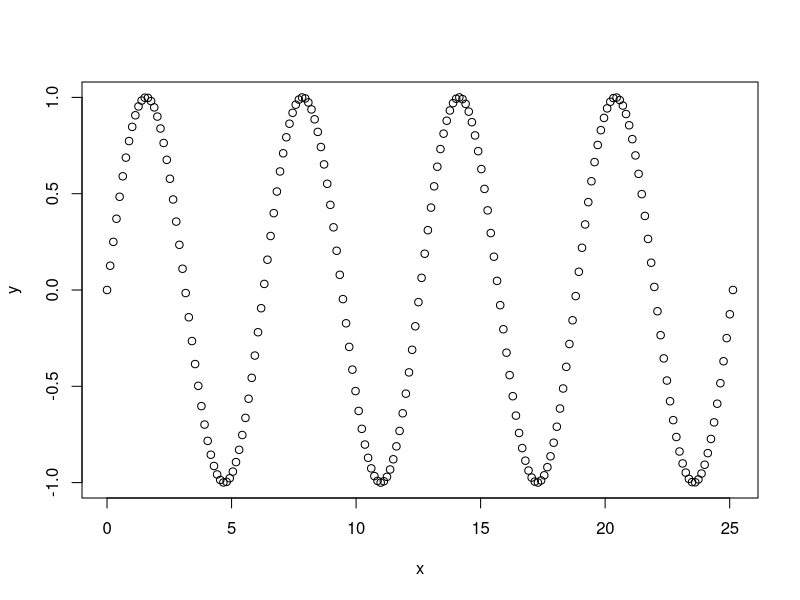

The R source for this figure:
## ---- chunk 1
x <- 1
y = 2
3 -> z
x + y
y*z
y/x
## ---- chunk 2
a <- 0:10
print(a)
b <- 10:-4
print(b)
class(a)
str(a)
a[c(1, 5, 10)]
head(a, 4)
tail(b, 5)
## ---- chunk 3
c <- c(1:5, 10.5, 'red', 'yellow', 'green')
print(c)
class(c)
str(c)
remove(d)
e <- c(1:5, 10)
print(e)
class(e)
str(e)
## ---- chunk 4
x <- seq(0, 8*pi, length.out = 200)
y <- sin(x)
plot(x, y)
## ---- chunk 5
a <- c(3,-2,4,NA,-1,8,-4,9,NA, 11,3,8,NA)
a[!is.na(a)]

a <-c(2,3,-1,3,5,2,-3,1)
print(paste0("The sum of positive integers in a = ",  sum(a[a>0])))
cat("The sum of positive integers in a = ",  sum(a[a>0]))
## ---- chunk 6
M1 <- matrix(1:12, ncol = 4, byrow = TRUE)
M1
M1[,3]
M2 <- matrix(1:12, nrow = 4)
M2
## ---- chunk 7
M1 <- matrix(1:20, ncol = 4)
M1[c(3,5),c(2,4)]
## ---- chunk 8
DF <- data.frame(
gender = c("Male", "Male","Female"),
height = c(152, 171.5, 165),
weight = c(81,93, 78),
age =c(42,38,26),
row.names=c('Ally','Belinda','Alfred')
)
DF
DF$age
DF[DF$gender == "Male",]
